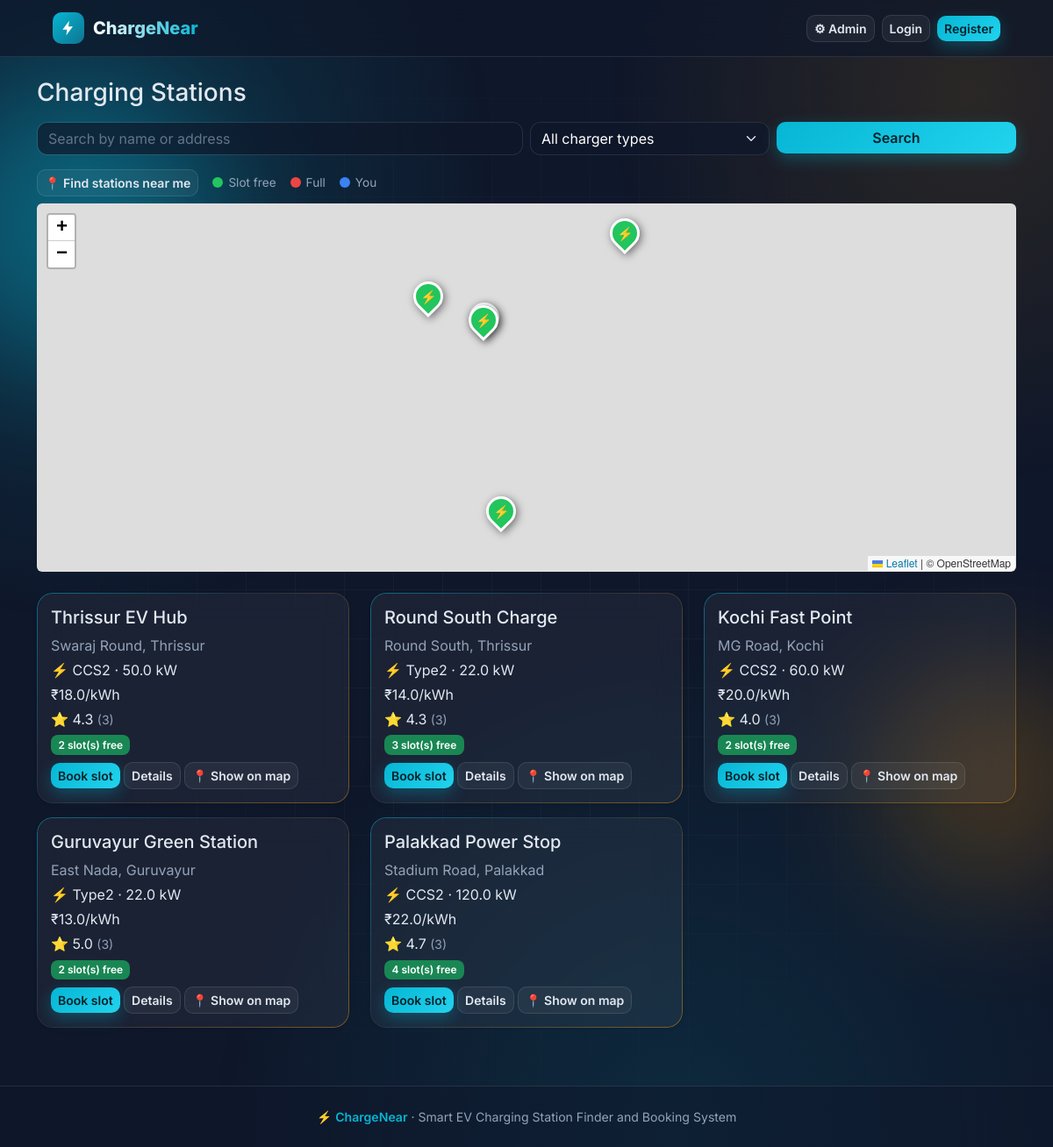
Page /stations/ on the committed database.
### core/models.py (models this page shows, shortened)
class Station(models.Model):
    name = models.CharField(max_length=150)
    address = models.CharField(max_length=255)
    latitude = models.FloatField()
    longitude = models.FloatField()
    charger_type = models.CharField(max_length=30)       # e.g. CCS2, Type2
    power_kw = models.FloatField()                        # charger speed
    price_per_kwh = models.FloatField()
    total_slots = models.PositiveIntegerField(default=2)
    is_open = models.BooleanField(default=True)

### core/views.py (the view)
# urls.py: path('stations/', views.station_list, name='stations'),
def station_list(request):
    q = request.GET.get('q', '')
    ctype = request.GET.get('type', '')
    stations = Station.objects.filter(is_open=True).annotate(
        avg_rating=Avg('review__rating'), review_count=Count('review'))
    if q:
        stations = stations.filter(Q(name__icontains=q) | Q(address__icontains=q))
    if ctype:
        stations = stations.filter(charger_type=ctype)
    now = timezone.now()
    for s in stations:
        current = Booking.objects.filter(
            station=s, status__in=['booked', 'charging'],
            start_time__lte=now, end_time__gte=now)
        s.free_slots = max(s.total_slots - current.count(), 0)
        s.waiting = Booking.objects.filter(
            station=s, status='booked', start_time__gt=now).count()
        s.wait_min = None
        if s.free_slots == 0:
            nxt = current.order_by('end_time').first()
            if nxt:
                s.wait_min = max(int((nxt.end_time - now).total_seconds() // 60), 1)
    types = Station.objects.values_list('charger_type', flat=True).distinct()
    map_data = [{'id': s.id, 'name': s.name, 'lat': s.latitude, 'lng': s.longitude,
                 'free': s.free_slots, 'type': s.charger_type} for s in stations]
    return render(request, 'stations.html', {
        'stations': stations, 'q': q, 'types': types,
        'ctype': ctype, 'map_data': map_data})

### core/templates/stations.html (shortened to what this page needs)
{% extends 'base.html' %}
{% block content %}
<h3 class="mb-3">Charging Stations</h3>
<form class="row g-2 mb-3" method="get">
  <div class="col-md-6">
    <input class="form-control" name="q" value="{{ q }}" placeholder="Search by name or address">
  </div>
  <div class="col-md-3">
    <select class="form-select" name="type">
      <option value="">All charger types</option>
    </select>
  </div>
  <div class="col-md-3"><button class="btn btn-primary w-100">Search</button></div>
</form>
<div class="d-flex flex-wrap align-items-center gap-3 mb-2">
  <button id="nearBtn" class="btn btn-outline-primary btn-sm">📍 Find stations near me</button>
  <span class="legend"><i class="lg green"></i> Slot free</span>
  <span class="legend"><i class="lg red"></i> Full</span>
  <span class="legend"><i class="lg blue"></i> You</span>
</div>
<div id="map" style="height:420px" class="mb-4 rounded"></div>
<div class="row" id="stationRow">
{% for s in stations %}
  <div class="col-md-4 mb-3 station-col" data-id="{{ s.id }}" data-lat="{{ s.latitude }}" data-lng="{{ s.longitude }}">
    <div class="card h-100 shadow-sm">
      <div class="card-body">
        <h5>{{ s.name }}</h5>
        <p class="text-muted mb-1">{{ s.address }}</p>
        <p class="mb-1">⚡ {{ s.charger_type }} · {{ s.power_kw }} kW</p>
        <p class="mb-1">₹{{ s.price_per_kwh }}/kWh</p>
        {% if s.review_count %}
          <p class="mb-1">⭐ {{ s.avg_rating|floatformat:1 }}
            <small class="text-muted">({{ s.review_count }})</small></p>
        {% else %}
          <p class="mb-1 text-muted small">No reviews yet</p>
        {% endif %}
        {% if s.free_slots > 0 %}
          <span class="badge bg-success">{{ s.free_slots }} slot(s) free</span>
        {% else %}
          <span class="badge bg-danger">Full</span>
          <small class="d-block mt-1">{{ s.waiting }} waiting</small>
          {% if s.wait_min %}
            <small class="d-block text-warning">⏱ Next slot free in ~{{ s.wait_min }} min</small>
          {% endif %}
        {% endif %}
        <div>
          <a href="{% url 'book' s.pk %}" class="btn btn-sm btn-primary mt-2">Book slot</a>
          <a href="{% url 'station_detail' s.pk %}" class="btn btn-sm btn-outline-secondary mt-2">Details</a>
          <button type="button" class="btn btn-sm btn-outline-light mt-2 show-map">📍 Show on map</button>
        </div>
      </div>
    </div>
  </div>
{% empty %}
  <p class="text-muted">No stations found.</p>
{% endfor %}
</div>
{% endblock %}

### core/templates/base.html (shortened to what this page needs)
<!DOCTYPE html>
<html lang="en" data-bs-theme="dark">
<head>
  <link href="https://cdn.jsdelivr.net/npm/bootstrap@5.3.3/dist/css/bootstrap.min.css" rel="stylesheet">
  <link rel="stylesheet" href="https://unpkg.com/leaflet@1.9.4/dist/leaflet.css">
</head>
<body>
<div class="mesh"></div>
<div class="grid-bg"></div>
<div class="orb o2"></div>
<nav class="site-nav">
  <a class="brand" href="{% url 'home' %}">
    <div class="logo"><svg viewBox="0 0 24 24"><path d="M13 2 4 14h6l-1 8 9-12h-6z"/></svg></div>
    <span>ChargeNear</span>
  </a>
  <div class="nav-actions">
    {% if user.is_authenticated %}
      <a class="btn btn-outline-light btn-sm" href="{% url 'stations' %}">Stations</a>
      <a class="btn btn-outline-light btn-sm" href="{% url 'planner' %}">Trip Planner</a>
      <a class="btn btn-outline-light btn-sm" href="{% url 'my_bookings' %}">My Bookings</a>
      {% if user.is_staff %}
        <a class="btn btn-warning btn-sm" href="{% url 'dashboard' %}">Dashboard</a>
        <a class="btn btn-primary btn-sm" href="{% url 'admin:index' %}">⚙ Admin Panel</a>
      {% endif %}
      <span class="hello">Hi, {{ user.username }}</span>
      <form method="post" action="{% url 'logout' %}">
        {% csrf_token %}<button class="btn btn-outline-light btn-sm">Logout</button>
      </form>
    {% else %}
      <a class="btn btn-outline-light btn-sm" href="{% url 'admin:login' %}?next={% url 'admin:index' %}">⚙ Admin</a>
      <a class="btn btn-outline-light btn-sm" href="{% url 'login' %}">Login</a>
      <a class="btn btn-primary btn-sm" href="{% url 'register' %}">Register</a>
    {% endif %}
  </div>
</nav>
<main class="container mt-4">
  {% block content %}{% endblock %}
</main>
<footer>
  ⚡ <b>ChargeNear</b> · Smart EV Charging Station Finder and Booking System
</footer>
</body>
</html>

### core/templates/base.html (style rules this page uses)
:root { --bg: #0f172a; --teal: #06b6d4; --amber: #f59e0b; --text: #e2e8f0; --muted: #94a3b8; --glass: rgba(255,255,255,.05); --glass-border: rgba(255,255,255,.10); --bs-body-bg: #0f172a; --bs-body-color: #e2e8f0; --bs-border-color: rgba(255,255,255,.10); }
body { font-family: 'Inter', system-ui, sans-serif; background: var(--bg); color: var(--text); min-height: 100vh; display: flex; flex-direction: column; overflow-x: hidden; -webkit-font-smoothing: antialiased; }
.text-muted, .text-body-secondary { color: var(--muted) !important; }
a { color: var(--teal); }
.mesh { position: fixed; inset: -20%; z-index: -3; background: radial-gradient(40% 40% at 20% 25%, rgba(6,182,212,.20), transparent 70%), radial-gradient(35% 35% at 80% 20%, rgba(245,158,11,.12), transparent 70%), radial-gradient(45% 45% at 60% 85%, rgba(6,182,212,.12), transparent 70%); animation: meshMove 22s ease-in-out infinite alternate; }
.grid-bg { position: fixed; inset: 0; z-index: -2; background-image: linear-gradient(rgba(255,255,255,.03) 1px, transparent 1px), linear-gradient(90deg, rgba(255,255,255,.03) 1px, transparent 1px); background-size: 56px 56px; mask-image: radial-gradient(ellipse at center, #000 30%, transparent 75%); -webkit-mask-image: radial-gradient(ellipse at center, #000 30%, transparent 75%); }
.orb { position: fixed; z-index: -1; border-radius: 50%; filter: blur(70px); opacity: .35; pointer-events: none; animation: float 18s ease-in-out infinite; }
.orb.o2 { width: 260px; height: 260px; background: var(--amber); top: 58%; right: -5%; opacity: .22; animation-duration: 24s; animation-delay: -6s; }
.site-nav { position: sticky; top: 0; z-index: 1000; display: flex; align-items: center; justify-content: space-between; gap: 12px; flex-wrap: wrap; padding: 14px 5vw; background: rgba(15,23,42,.7); backdrop-filter: blur(14px); -webkit-backdrop-filter: blur(14px); border-bottom: 1px solid var(--glass-border); }
.brand { display: flex; align-items: center; gap: 10px; font-weight: 800; font-size: 1.25rem; color: #fff; text-decoration: none; }
.brand span { background: linear-gradient(90deg, #fff, var(--teal)); -webkit-background-clip: text; background-clip: text; color: transparent; }
.logo { width: 36px; height: 36px; border-radius: 10px; display: grid; place-items: center; background: linear-gradient(135deg, var(--teal), #0e7490); animation: pulseGlow 2.6s ease-in-out infinite; }
.logo svg { width: 20px; height: 20px; fill: #fff; }
.nav-actions { display: flex; align-items: center; gap: 8px; flex-wrap: wrap; }
.btn { border-radius: 10px; font-weight: 600; transition: transform .2s, box-shadow .25s, background .25s, border-color .25s; }
.btn-primary, .btn-success { color: #04222b !important; border: 0; background: linear-gradient(135deg, var(--teal), #22d3ee) !important; box-shadow: 0 6px 18px rgba(6,182,212,.3); }
.btn-outline-light, .btn-outline-secondary, .btn-outline-primary { color: var(--text); background: var(--glass); border: 1px solid var(--glass-border); }
.card { position: relative; background: var(--glass) !important; border: 0 !important; border-radius: 18px; backdrop-filter: blur(16px); -webkit-backdrop-filter: blur(16px); box-shadow: 0 8px 30px rgba(0,0,0,.28); transition: transform .3s cubic-bezier(.2,.7,.2,1), box-shadow .3s; }
.card::before { content: ""; position: absolute; inset: 0; border-radius: inherit; padding: 1px; background: linear-gradient(135deg, rgba(6,182,212,.5), rgba(255,255,255,.06) 40%, rgba(245,158,11,.45)); -webkit-mask: linear-gradient(#000 0 0) content-box, linear-gradient(#000 0 0); -webkit-mask-composite: xor; mask-composite: exclude; pointer-events: none; }
.form-control, .form-select, form p input, form p select, form p textarea { background-color: rgba(15,23,42,.7) !important; color: #fff !important; border: 1px solid var(--glass-border) !important; border-radius: 12px; color-scheme: dark; }
.form-control::placeholder { color: #64748b; }
.badge { font-weight: 600; padding: .45em .7em; border-radius: 8px; }
.leaflet-container { border-radius: 16px; border: 1px solid var(--glass-border); }
footer { margin-top: 50px; padding: 24px 5vw; text-align: center; color: var(--muted); font-size: .88rem; border-top: 1px solid var(--glass-border); background: rgba(15,23,42,.5); }
footer b { color: var(--teal); font-weight: 600; }
main.container { flex: 1; }

### rows in the picture
Station: name "Thrissur EV Hub", address "Swaraj Round, Thrissur", charger_type "CCS2", power_kw "50.0", price_per_kwh "18.0", avg_rating "4.3", review_count "3", free_slots "2"
Station: name "Round South Charge", address "Round South, Thrissur", charger_type "Type2", power_kw "22.0", price_per_kwh "14.0", avg_rating "4.3", review_count "3", free_slots "3"
Station: name "Kochi Fast Point", address "MG Road, Kochi", charger_type "CCS2", power_kw "60.0", price_per_kwh "20.0", avg_rating "4.0", review_count "3", free_slots "2"
Station: name "Guruvayur Green Station", address "East Nada, Guruvayur", charger_type "Type2", power_kw "22.0", price_per_kwh "13.0", avg_rating "5.0", review_count "3", free_slots "2"
Station: name "Palakkad Power Stop", address "Stadium Road, Palakkad", charger_type "CCS2", power_kw "120.0", price_per_kwh "22.0", avg_rating "4.7", review_count "3", free_slots "4"
